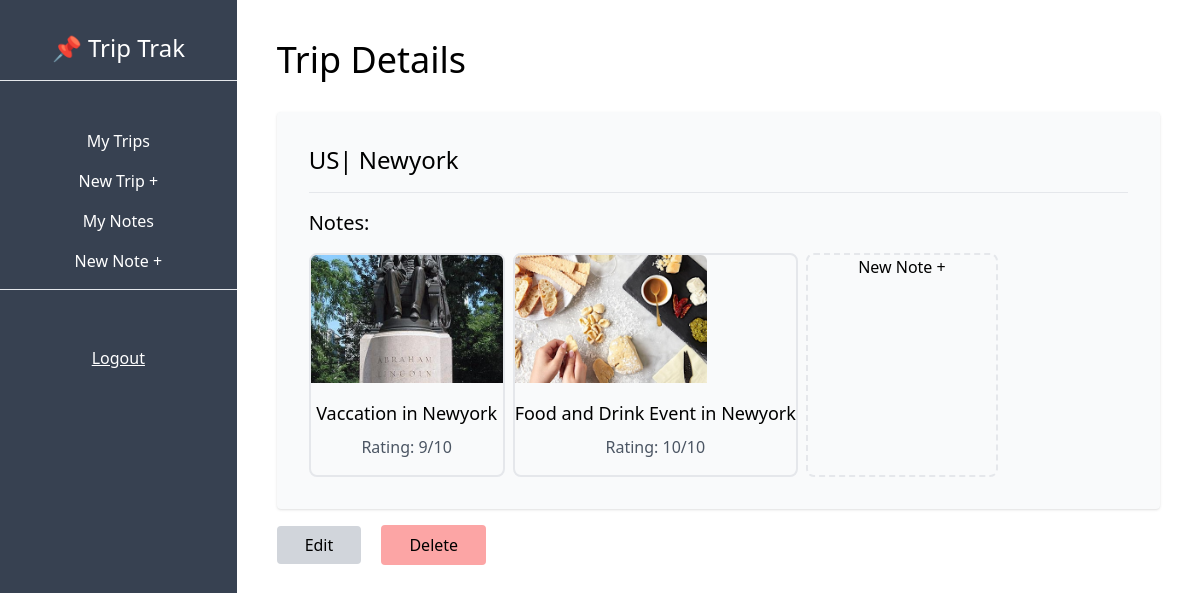
The app's page /dashboard/trip/4/ with its own data.
### trip/models.py (models this page shows, shortened)
class Trip(models.Model):
    city = models.CharField(max_length=80)
    country = models.CharField(max_length=5)
    start_date = models.DateField(blank=True, null=True)
    end_date = models.DateField(blank=True, null= True)
    owner = models.ForeignKey(User, on_delete=models.CASCADE, related_name='trips')

class Note(models.Model):
    EXCURSIONS = (
        ('event', 'Event'),
        ('dining', 'Dining'),
        ('exprience', 'Exprience'),
        ('general', 'General'),
    )
    trip = models.ForeignKey(Trip, on_delete= models.CASCADE, related_name='notes')
    name = models.CharField(max_length = 100)
    description = models.TextField()
    type = models.CharField(max_length = 100, choices = EXCURSIONS)
    img= models.ImageField(upload_to='notes', blank=True, null=True)
    rating = models.PositiveSmallIntegerField(default=1, validators = [MaxValueValidator(10)])

### trip/views.py (the view)
# urls.py: path('dashboard/trip/<int:pk>/', TripDetailView.as_view(), name='trip-detail'),
class TripDetailView(DetailView):
    model = Trip
    def get_context_data(self, **kwargs):
        context = super().get_context_data(**kwargs)
        trip = context['object']
        notes = trip.notes.all()
        context['notes'] = notes
        return context

### trip/templates/trip/trip_detail.html (shortened to what this page needs)
{% extends 'trip/_base.html' %}
{% block content %}
    <h1 class="text-4xl underline-offset-4 mb-8">Trip Details</h1>
    <div class="bg-gray-50 p-8 rounded shadow my-4">
        <p class="text-2xl">{{trip.country}}| {{trip.city}}</p>
        <hr class="my-4">
        <h3 class="text-xl pb-4">Notes:</h3>
        <div class="flex gap-2 flex-wrap">
            {% for note in notes %}
            <a href="{% url 'note-detail' note.pk %}">
                <div class="border-2 rounded-lg pb-4 hover:shadow">
                    <img class="w-48 h-32 object-cover overflow-hidden rounded-t-md" src="{{note.img.url}}" alt="pic">
                    <p class="text-center mt-4 text-lg">{{note.name}}</p>
                    <p class="text-center mt-2 text-gray-600">Rating: {{note.rating}}/10</p>
                </div>
            </a>
        {% endfor %}
        <a href="{% url 'note-create' %}">
            <div class="border-2 border-dashed rounded-lg hover:shadow w-48 h-full flex justify-center">
                <p class="">New Note +</p>
            </div>
        </a>
        </div>
    </div>
    <a class="px-7 py-2 bg-gray-300 rounded md:mr-4 hover:bg-gray-200" href="{% url 'trip-update' trip.pk %}">Edit</a>
    <form class="inline" action="{% url 'trip-delete' trip.pk %}" method="post">
        <input type="submit" class="px-7 py-2 bg-red-300 rounded hover:bg-red-200 hover:cursor-pointer" value="Delete">
    </form>
{% endblock content %}

### records on screen
Trip: country "US", city "Newyork"
Note: img (picture), name "Vaccation in Newyork", rating "9"
Note: img (picture), name "Food and Drink Event in Newyork", rating "10"
